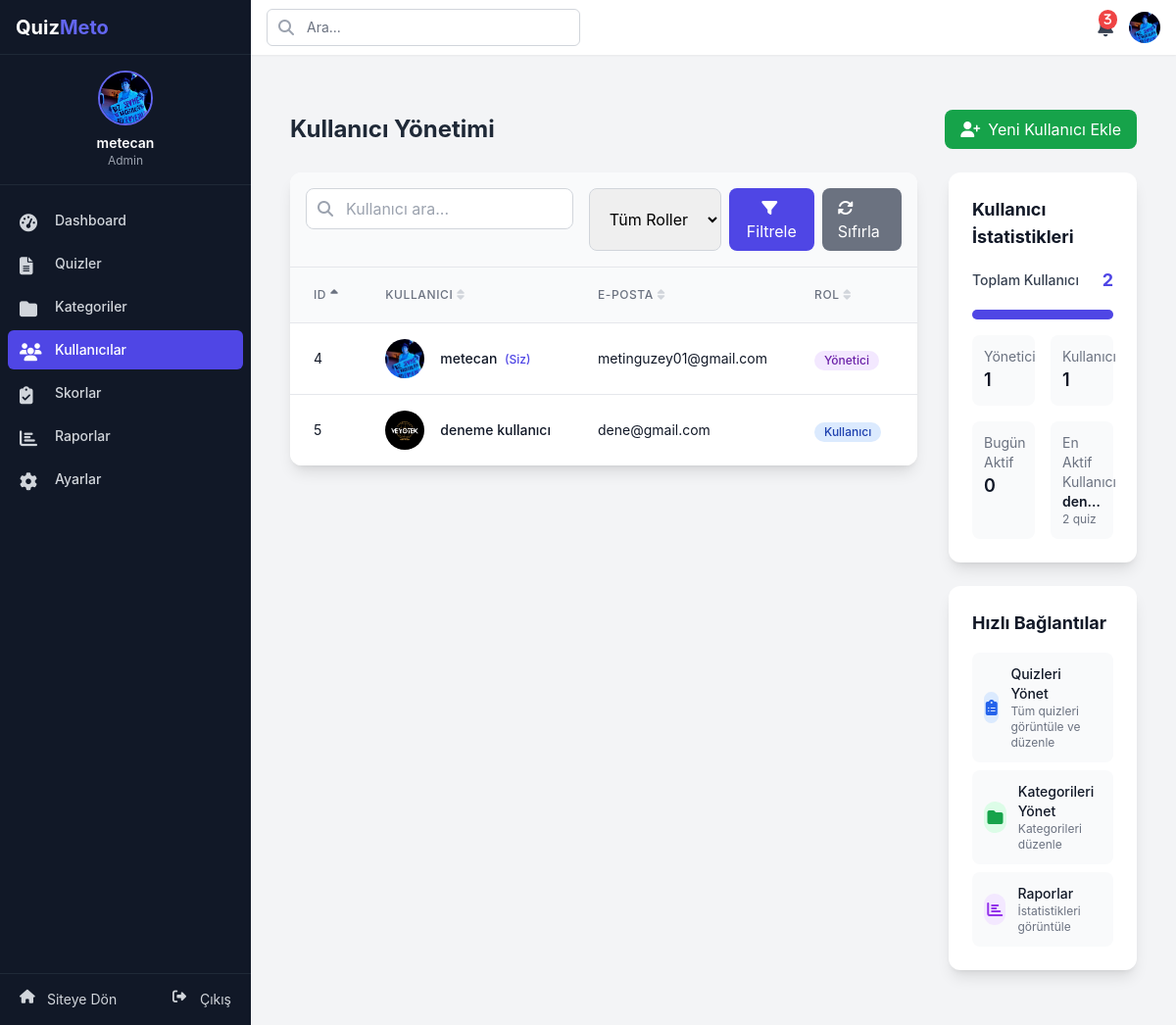
/admin/users.php (signed in), run on the app's committed database.
### tables this page shows
CREATE TABLE `users` (
  `id` int(11) NOT NULL,
  `username` varchar(50) NOT NULL,
  `email` varchar(100) NOT NULL,
  `password` varchar(255) NOT NULL,
  `profile_image` varchar(255) DEFAULT NULL,
  `role` enum('user','admin') DEFAULT 'user',
  `created_at` timestamp NOT NULL DEFAULT current_timestamp()
);

### admin/users.php (the view, shortened to what the rows shown need)
<?php
require_once '../config/db.php';
$page = isset($_GET['page']) ? (int)$_GET['page'] : 1;
$per_page = 10;
$offset = ($page - 1) * $per_page;
$search = isset($_GET['search']) ? sanitize_input($_GET['search']) : '';
$role_filter = isset($_GET['role']) ? sanitize_input($_GET['role']) : '';
$sort_by = isset($_GET['sort']) ? sanitize_input($_GET['sort']) : 'id';
$sort_dir = isset($_GET['dir']) && $_GET['dir'] === 'desc' ? 'DESC' : 'ASC';
$conditions = [];
$params = [];
$where_clause = !empty($conditions) ? " WHERE " . implode(" AND ", $conditions) : "";
$sql = "SELECT u.*,
               (SELECT COUNT(*) FROM user_scores WHERE user_id = u.id) as quiz_count
        FROM users u
        $where_clause
        ORDER BY " . ($sort_by === 'quiz_count' ? 'quiz_count' : "u.$sort_by") . " $sort_dir
        LIMIT $offset, $per_page";
$stmt = $pdo->prepare($sql);
$stmt->execute($params);
$users = $stmt->fetchAll();
$stats = [
    'total_users' => $pdo->query("SELECT COUNT(*) FROM users")->fetchColumn(),
    'admin_count' => $pdo->query("SELECT COUNT(*) FROM users WHERE role = 'admin'")->fetchColumn(),
    'user_count' => $pdo->query("SELECT COUNT(*) FROM users WHERE role = 'user'")->fetchColumn(),
    'active_today' => $pdo->query("SELECT COUNT(DISTINCT user_id) FROM user_scores WHERE completed_at >= DATE_SUB(NOW(), INTERVAL 1 DAY)")->fetchColumn(),
    'most_active' => null
];
$most_active_query = $pdo->query("
    SELECT u.id, u.username, COUNT(us.id) as completed_quizzes
    FROM users u
    JOIN user_scores us ON u.id = us.user_id
    GROUP BY u.id
    ORDER BY completed_quizzes DESC
    LIMIT 1
");
$stats['most_active'] = $most_active_query->fetch();
include './includes/header.php';
?>
<div class="container mx-auto px-4 py-8">
    <div class="flex justify-between items-center mb-6">
        <h1 class="text-2xl font-bold text-gray-800">Kullanıcı Yönetimi</h1>
    </div>
    <div class="grid grid-cols-1 lg:grid-cols-4 gap-8">
        <div class="lg:col-span-3">
            <div class="bg-white rounded-xl shadow-lg overflow-hidden">
                <div class="overflow-x-auto">
                    <table class="min-w-full divide-y divide-gray-200">
                        <thead class="bg-gray-50">
                            <tr>
                                <th scope="col" class="px-6 py-3 text-left text-xs font-medium text-gray-500 uppercase tracking-wider">
                                    <a href="?sort=id&dir=<?php echo $sort_by === 'id' && $sort_dir === 'ASC' ? 'desc' : 'asc'; ?><?php echo !empty($search) ? '&search=' . urlencode($search) : ''; ?><?php echo !empty($role_filter) ? '&role=' . urlencode($role_filter) : ''; ?>" class="flex items-center">
                                        ID
                                        <?php if ($sort_by === 'id'): ?>
                                            <i class="fas fa-sort-<?php echo $sort_dir === 'ASC' ? 'up' : 'down'; ?> ml-1"></i>
                                        <?php else: ?>
                                            <i class="fas fa-sort ml-1 text-gray-300"></i>
                                        <?php endif; ?>
                                    </a>
                                </th>
                                <th scope="col" class="px-6 py-3 text-left text-xs font-medium text-gray-500 uppercase tracking-wider">
                                    <a href="?sort=username&dir=<?php echo $sort_by === 'username' && $sort_dir === 'ASC' ? 'desc' : 'asc'; ?><?php echo !empty($search) ? '&search=' . urlencode($search) : ''; ?><?php echo !empty($role_filter) ? '&role=' . urlencode($role_filter) : ''; ?>" class="flex items-center">
                                        Kullanıcı
                                        <?php if ($sort_by === 'username'): ?>
                                            <i class="fas fa-sort-<?php echo $sort_dir === 'ASC' ? 'up' : 'down'; ?> ml-1"></i>
                                        <?php else: ?>
                                            <i class="fas fa-sort ml-1 text-gray-300"></i>
                                        <?php endif; ?>
                                    </a>
                                </th>
                                <th scope="col" class="px-6 py-3 text-left text-xs font-medium text-gray-500 uppercase tracking-wider">
                                    <a href="?sort=email&dir=<?php echo $sort_by === 'email' && $sort_dir === 'ASC' ? 'desc' : 'asc'; ?><?php echo !empty($search) ? '&search=' . urlencode($search) : ''; ?><?php echo !empty($role_filter) ? '&role=' . urlencode($role_filter) : ''; ?>" class="flex items-center">
                                        E-posta
                                        <?php if ($sort_by === 'email'): ?>
                                            <i class="fas fa-sort-<?php echo $sort_dir === 'ASC' ? 'up' : 'down'; ?> ml-1"></i>
                                        <?php else: ?>
                                            <i class="fas fa-sort ml-1 text-gray-300"></i>
                                        <?php endif; ?>
                                    </a>
                                </th>
                                <th scope="col" class="px-6 py-3 text-left text-xs font-medium text-gray-500 uppercase tracking-wider">
                                    <a href="?sort=role&dir=<?php echo $sort_by === 'role' && $sort_dir === 'ASC' ? 'desc' : 'asc'; ?><?php echo !empty($search) ? '&search=' . urlencode($search) : ''; ?><?php echo !empty($role_filter) ? '&role=' . urlencode($role_filter) : ''; ?>" class="flex items-center">
                                        Rol
                                        <?php if ($sort_by === 'role'): ?>
                                            <i class="fas fa-sort-<?php echo $sort_dir === 'ASC' ? 'up' : 'down'; ?> ml-1"></i>
                                        <?php else: ?>
                                            <i class="fas fa-sort ml-1 text-gray-300"></i>
                                        <?php endif; ?>
                                    </a>
                                </th>
                                <th scope="col" class="px-6 py-3 text-left text-xs font-medium text-gray-500 uppercase tracking-wider">
                                </th>
                            </tr>
                        </thead>
                        <tbody class="bg-white divide-y divide-gray-200">
                            <?php if (empty($users)): ?>
                                <tr>
                                    <td colspan="7" class="px-6 py-12 text-center">
                                        <div class="text-gray-400 mb-4">
                                            <i class="fas fa-users text-5xl"></i>
                                        </div>
                                        <h3 class="text-lg font-medium text-gray-900 mb-1">Kullanıcı bulunamadı</h3>
                                        <p class="text-gray-500">Arama kriterlerinize uygun kullanıcı bulunamadı.</p>
                                    </td>
                                </tr>
                            <?php else: ?>
                                <?php foreach ($users as $user): ?>
                                    <tr class="hover:bg-gray-50 transition-colors">
                                        <td class="px-6 py-4 whitespace-nowrap">
                                            <div class="text-sm text-gray-900"><?php echo $user['id']; ?></div>
                                        </td>
                                        <td class="px-6 py-4 whitespace-nowrap">
                                            <div class="flex items-center">
                                                <div class="flex-shrink-0 h-10 w-10">
                                                    <img class="h-10 w-10 rounded-full object-cover"
                                                         src="<?php echo !empty($user['profile_image']) ? '../' . $user['profile_image'] : '../assets/images/default-avatar.png'; ?>"
                                                         alt="<?php echo htmlspecialchars($user['username']); ?>">
                                                </div>
                                                <div class="ml-4">
                                                    <div class="text-sm font-medium text-gray-900">
                                                        <?php echo htmlspecialchars($user['username']); ?>
                                                        <?php if ($user['id'] === $_SESSION['user_id']): ?>
                                                            <span class="ml-1 text-xs text-primary-600">(Siz)</span>
                                                        <?php endif; ?>
                                                    </div>
                                                </div>
                                            </div>
                                        </td>
                                        <td class="px-6 py-4 whitespace-nowrap">
                                            <div class="text-sm text-gray-900"><?php echo htmlspecialchars($user['email']); ?></div>
                                        </td>
                                        <td class="px-6 py-4 whitespace-nowrap">
                                            <span class="inline-flex items-center px-2.5 py-0.5 rounded-full text-xs font-medium
                                                  <?php echo $user['role'] === 'admin' ? 'bg-purple-100 text-purple-800' : 'bg-blue-100 text-blue-800'; ?>">
                                                <?php echo $user['role'] === 'admin' ? 'Yönetici' : 'Kullanıcı'; ?>
                                            </span>
                                        </td>
                                        <td class="px-6 py-4 whitespace-nowrap">
                                        </td>
                                    </tr>
                                <?php endforeach; ?>
                            <?php endif; ?>
                        </tbody>
                    </table>
                </div>
            </div>
        </div>
        <div class="lg:col-span-1">
            <div class="bg-white rounded-xl shadow-lg p-6 mb-6">
                <div class="space-y-4">
                    <div class="grid grid-cols-2 gap-4 mt-4">
                        <?php if ($stats['most_active']): ?>
                            <div class="bg-gray-50 p-3 rounded-lg">
                                <div class="text-sm text-gray-500">En Aktif Kullanıcı</div>
                                <div class="text-sm font-semibold text-gray-900 truncate"><?php echo htmlspecialchars($stats['most_active']['username']); ?></div>
                                <div class="text-xs text-gray-500"><?php echo $stats['most_active']['completed_quizzes']; ?> quiz</div>
                            </div>
                        <?php endif; ?>
                    </div>
                </div>
            </div>
        </div>
    </div>
</div>
<?php include 'includes/footer.php'; ?>

### data on the page
users: id "4", profile_image (picture), username "metecan", shows "(Siz)", email "metinguzey01@gmail.com", role "Yönetici"
users: id "5", profile_image (picture), username "deneme kullanıcı", email "dene@gmail.com", role "Kullanıcı", username "den…"

### other printed values
$_SESSION['username'] "metecan"
$stats['total_users'] "2"
$stats['admin_count'] "1"
$stats['user_count'] "1"
$stats['active_today'] "0"
$stats['most_active']['completed_quizzes'] "2"
